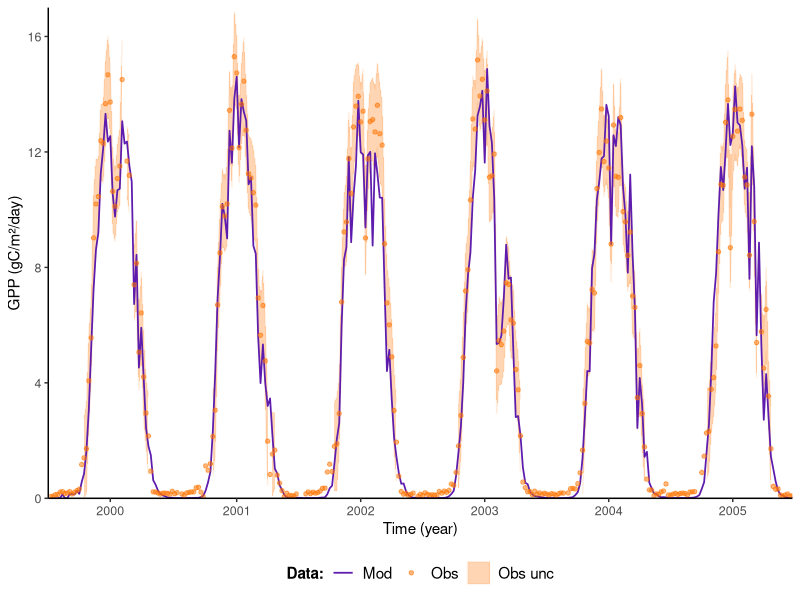
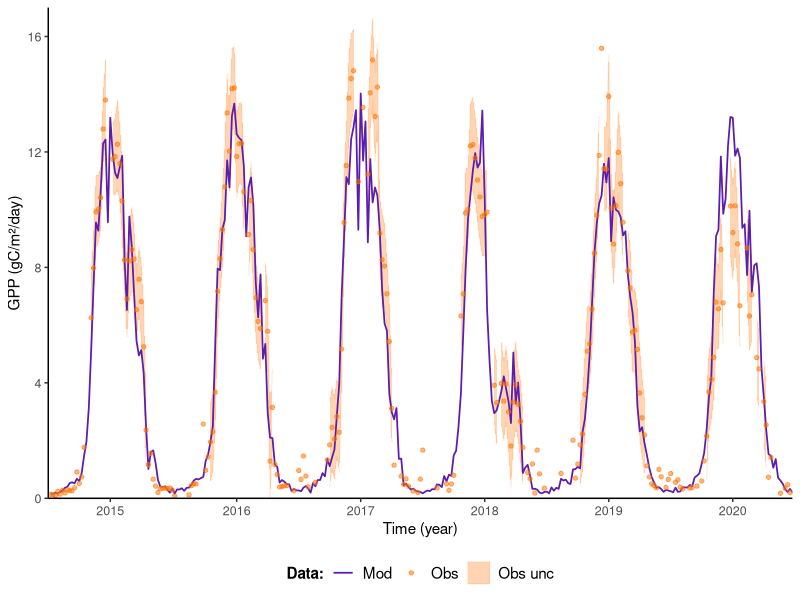
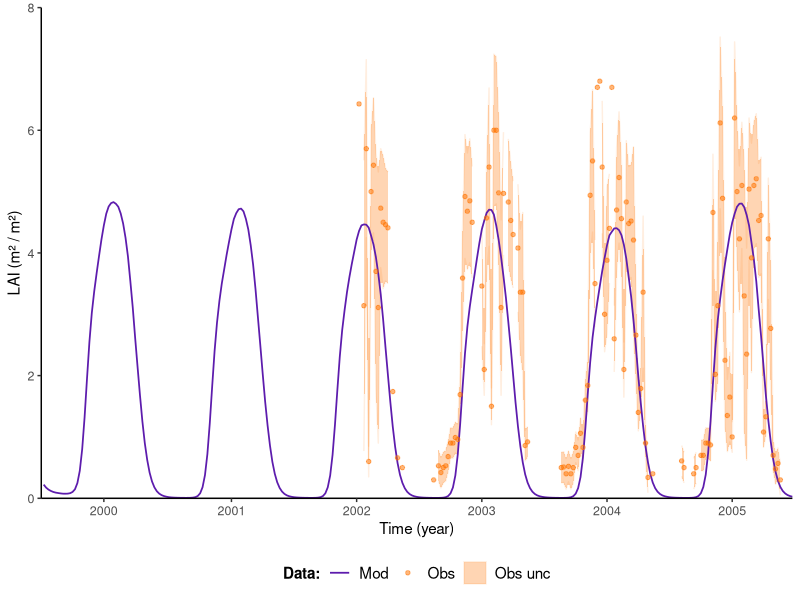
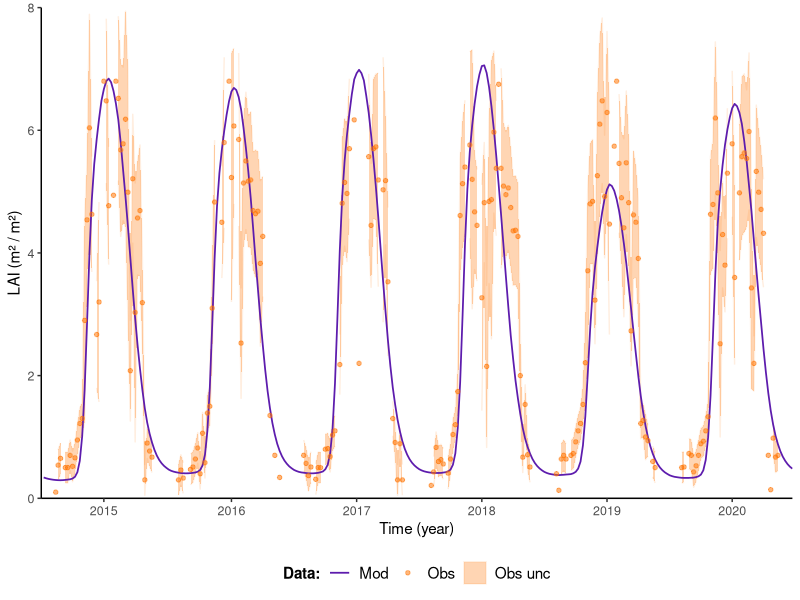
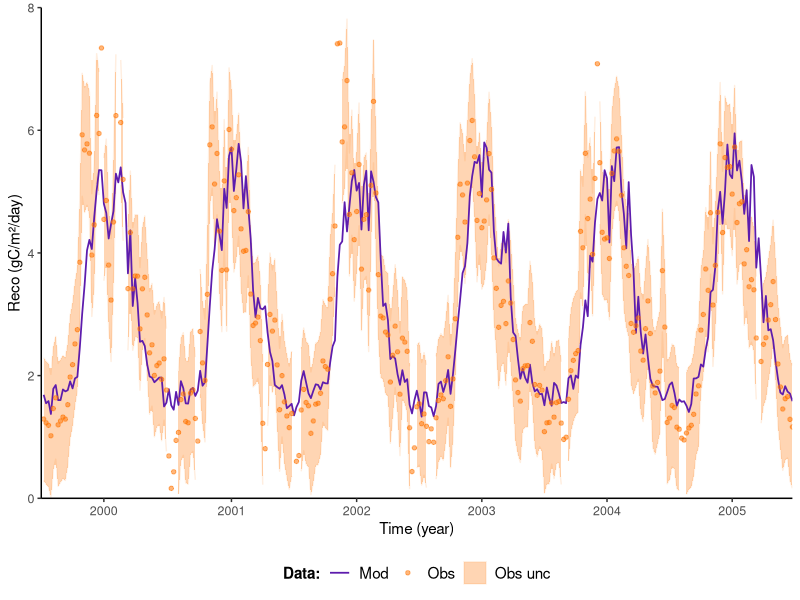
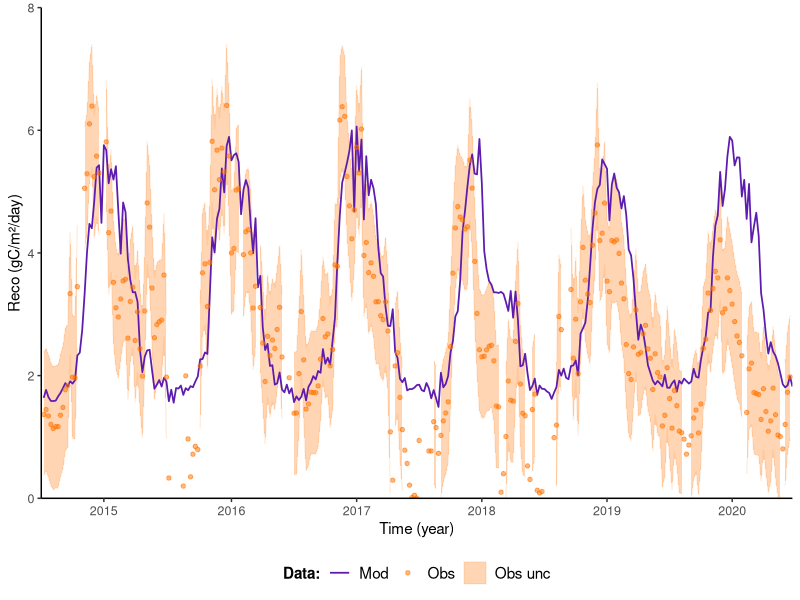
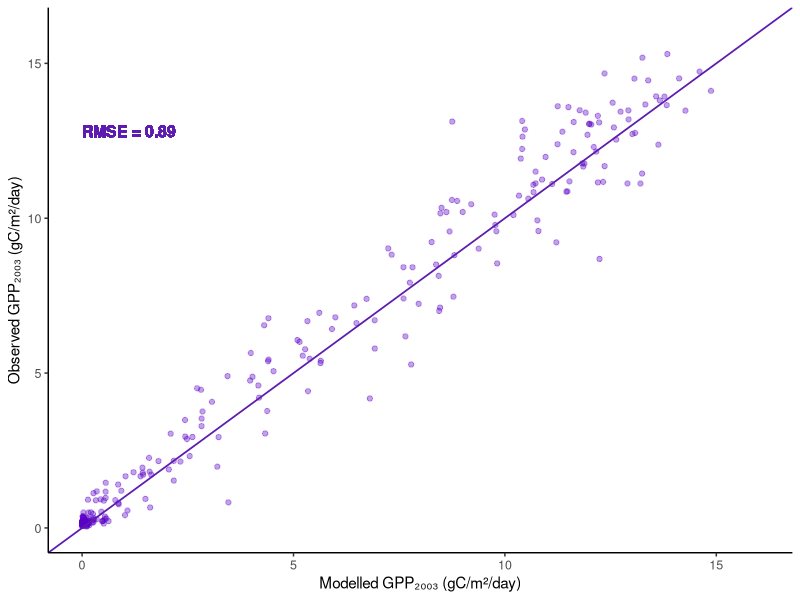
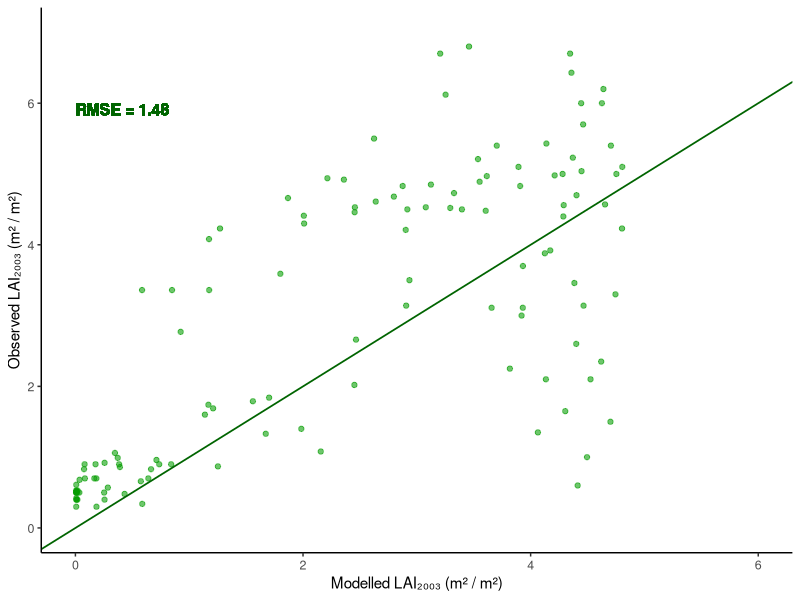

Write the R code that produced these figures, in order. (Note: this script raises an error after producing the figures.)
#### Final code using wrangled datasheets 
#### for data analysis and visualisation

### Libraries
library(dplyr)
library(tidyr)
library(ggplot2) 
library(gridExtra)

### Load datafiles

data2000 <- read.csv("Data/data2000-2005.csv", header = TRUE)
data2015 <- read.csv("Data/data2015-2020.csv", header = TRUE)

# RQ1: Modelling ecosystem productivity response to 2 major drought events ####
# a) plotting timeseries of modelled and obs GPP over time (5 years) 
# ALSO need to include my calculations of annual GPP here!

gppdrought2003 <- ggplot(data2000, aes(x = day)) +
  geom_ribbon(aes(ymin = obs_gpp - obs_gpp_unc, ymax = obs_gpp + obs_gpp_unc, colour = "Obs unc"), fill = "#FF730085", alpha = 0.3) +
  geom_ribbon(aes(ymin = mod_gpp - mod_gpp_unc95, ymax = mod_gpp + mod_gpp_unc95 ), fill = "#5D1CAD", alpha = 0.3) +
  geom_line(aes(y = mod_gpp, colour = "Mod"), linewidth = 0.6) +
  geom_point(aes(y = obs_gpp, colour = "Obs"), size = 1.2) +
  labs(x = "Time (year)", y = "GPP (gC/m²/day)", colour = "Data:") +
  scale_color_manual(values = c("Mod" = "#5D1CAD", "Obs" = "#FF730085", "Obs unc" ="#FF73001F")) +
  theme(legend.position = "bottom", panel.background = element_blank(), axis.line = element_line(colour = "black"), 
        plot.title = element_text(size=12, hjust=0.5),
        axis.title = element_text(size=11),
        axis.text = element_text(size=9),
        legend.title = element_text(size = 11, face = "bold"),
        legend.text = element_text(size = 11)) +
  scale_x_continuous(breaks = c(182, 553, 917, 1281, 1645, 2009), 
                     labels = c("2000", "2001", "2002", "2003", "2004", "2005"),
                     expand = c(0, 0),
                     limits = c(0,2184)) +
  scale_y_continuous(expand = c(0, 0),
                     limits = c(0,17))

gppdrought2018 <- ggplot(data2015, aes(x = day)) +
  geom_ribbon(aes(ymin = obs_gpp - obs_gpp_unc, ymax = obs_gpp + obs_gpp_unc, colour = "Obs unc"), fill = "#FF730085", alpha = 0.3) +
  geom_ribbon(aes(ymin = mod_gpp - mod_gpp_unc95, ymax = mod_gpp + mod_gpp_unc95 ), fill = "#5D1CAD", alpha = 0.3) +
  geom_line(aes(y = mod_gpp, colour = "Mod"), linewidth = 0.6) +
  geom_point(aes(y = obs_gpp, colour = "Obs"), size = 1.2) +
  labs(x = "Time (year)", y = "GPP (gC/m²/day)", colour = "Data:") +
  scale_color_manual(values = c("Mod" = "#5D1CAD", "Obs" = "#FF730085", "Obs unc" ="#FF73001F")) +
  theme(legend.position = "bottom", panel.background = element_blank(), axis.line = element_line(colour = "black"), 
        plot.title = element_text(size=12, hjust=0.5),
        axis.title = element_text(size=11),
        axis.text = element_text(size=9),
        legend.title = element_text(size = 11, face = "bold"),
        legend.text = element_text(size = 11)) +
  scale_x_continuous(breaks = c(182, 553, 917, 1281, 1645, 2009), 
                     labels = c("2015", "2016", "2017", "2018", "2019", "2020"),
                     expand = c(0, 0),
                     limits = c(0,2184)) +
  scale_y_continuous(expand = c(0, 0),
                     limits = c(0,17))

laidrought2003 <- ggplot(data2000, aes(x = day)) +
  geom_ribbon(aes(ymin = obs_lai - obs_lai_unc, ymax = obs_lai + obs_lai_unc, colour = "Obs unc"), fill = "#FF730085", alpha = 0.3) +
  geom_ribbon(aes(ymin = mod_lai - mod_lai_unc95, ymax = mod_lai + mod_lai_unc95 ), fill = "#5D1CAD", alpha = 0.3) +
  geom_line(aes(y = mod_lai, colour = "Mod"), size = 0.6) +
  geom_point(aes(y = obs_lai, colour = "Obs"), size = 1.2) +
  labs(x = "Time (year)", y = "LAI (m² / m²)", colour = "Data:") +
  scale_color_manual(values = c("Mod" = "#5D1CAD", "Obs" = "#FF730085", "Obs unc" ="#FF73001F")) +
  theme(legend.position = "bottom", panel.background = element_blank(), axis.line = element_line(colour = "black"), 
        plot.title = element_text(size=12, hjust=0.5),
        axis.title = element_text(size=11),
        axis.text = element_text(size=9),
        legend.title = element_text(size = 11, face = "bold"),
        legend.text = element_text(size = 11)) +
  scale_x_continuous(breaks = c(182, 553, 917, 1281, 1645, 2009), 
                     labels = c("2000", "2001", "2002", "2003", "2004", "2005"),
                     expand = c(0, 0),
                     limits = c(0,2184)) +
  scale_y_continuous(expand = c(0, 0),
                     limits = c(0,8))

laidrought2018 <- ggplot(data2015, aes(x = day)) +
  geom_ribbon(aes(ymin = obs_lai - obs_lai_unc, ymax = obs_lai + obs_lai_unc, colour = "Obs unc"), fill = "#FF730085", alpha = 0.3) +
  geom_ribbon(aes(ymin = mod_lai - mod_lai_unc95, ymax = mod_lai + mod_lai_unc95 ), fill = "#5D1CAD", alpha = 0.3) +
  geom_line(aes(y = mod_lai, colour = "Mod"), size = 0.6) +
  geom_point(aes(y = obs_lai, colour = "Obs"), size = 1.2) +
  labs(x = "Time (year)", y = "LAI (m² / m²)", colour = "Data:") +
  scale_color_manual(values = c("Mod" = "#5D1CAD", "Obs" = "#FF730085", "Obs unc" ="#FF73001F")) +
  theme(legend.position = "bottom", panel.background = element_blank(), axis.line = element_line(colour = "black"), 
        plot.title = element_text(size=12, hjust=0.5),
        axis.title = element_text(size=11),
        axis.text = element_text(size=9),
        legend.title = element_text(size = 11, face = "bold"),
        legend.text = element_text(size = 11)) +
  scale_x_continuous(breaks = c(182, 553, 917, 1281, 1645, 2009), 
                     labels = c("2015", "2016", "2017", "2018", "2019", "2020"),
                     expand = c(0, 0),
                     limits = c(0,2184)) +
  scale_y_continuous(expand = c(0, 0),
                     limits = c(0,8))

recodrought2003 <- ggplot(data2000, aes(x = day)) +
  geom_ribbon(aes(ymin = obs_reco - obs_reco_unc, ymax = obs_reco + obs_reco_unc, colour = "Obs unc"), fill = "#FF730085", alpha = 0.3) +
  geom_ribbon(aes(ymin = mod_reco - mod_reco_unc95, ymax = mod_reco + mod_reco_unc95 ), fill = "#5D1CAD", alpha = 0.3) +
  geom_line(aes(y = mod_reco, colour = "Mod"), size = 0.6) +
  geom_point(aes(y = obs_reco, colour = "Obs"), size = 1.2) +
  labs(x = "Time (year)", y = "Reco (gC/m²/day)", colour = "Data:") +
  scale_color_manual(values = c("Mod" = "#5D1CAD", "Obs" = "#FF730085", "Obs unc" ="#FF73001F")) +
  theme(legend.position = "bottom", panel.background = element_blank(), axis.line = element_line(colour = "black"), 
        plot.title = element_text(size=12, hjust=0.5),
        axis.title = element_text(size=11),
        axis.text = element_text(size=9),
        legend.title = element_text(size = 11, face = "bold"),
        legend.text = element_text(size = 11)) +
  scale_x_continuous(breaks = c(182, 553, 917, 1281, 1645, 2009), 
                     labels = c("2000", "2001", "2002", "2003", "2004", "2005"),
                     expand = c(0, 0),
                     limits = c(0,2184)) +
  scale_y_continuous(expand = c(0, 0),
                     limits = c(0,8))

recodrought2018 <- ggplot(data2015, aes(x = day)) +
  geom_ribbon(aes(ymin = obs_reco - obs_reco_unc, ymax = obs_reco + obs_reco_unc, colour = "Obs unc"), fill = "#FF730085", alpha = 0.3) +
  geom_ribbon(aes(ymin = mod_reco - mod_reco_unc95, ymax = mod_reco + mod_reco_unc95 ), fill = "#5D1CAD", alpha = 0.3) +
  geom_line(aes(y = mod_reco, colour = "Mod"), size = 0.6) +
  geom_point(aes(y = obs_reco, colour = "Obs"), size = 1.2) +
  labs(x = "Time (year)", y = "Reco (gC/m²/day)", colour = "Data:") +
  scale_color_manual(values = c("Mod" = "#5D1CAD", "Obs" = "#FF730085", "Obs unc" ="#FF73001F")) +
  theme(legend.position = "bottom", panel.background = element_blank(), axis.line = element_line(colour = "black"), 
        plot.title = element_text(size=12, hjust=0.5),
        axis.title = element_text(size=11),
        axis.text = element_text(size=9),
        legend.title = element_text(size = 11, face = "bold"),
        legend.text = element_text(size = 11)) +
  scale_x_continuous(breaks = c(182, 553, 917, 1281, 1645, 2009), 
                     labels = c("2015", "2016", "2017", "2018", "2019", "2020"),
                     expand = c(0, 0),
                     limits = c(0,2184)) +
  scale_y_continuous(expand = c(0, 0),
                     limits = c(0,8))

plot(gppdrought2003)
plot(gppdrought2018)
plot(laidrought2003)
plot(laidrought2018)
plot(recodrought2003)
plot(recodrought2018)

ggsave("gpp2000_timeseries.png", path = "Plots", plot = gppdrought2003, width = 7, height = 5, dpi = 500)
ggsave("gpp2015_timeseries.png", path = "Plots", plot = gppdrought2018, width = 7, height = 5, dpi = 500)
ggsave("lai2000_timeseries.png", path = "Plots", plot = laidrought2003, width = 7, height = 5, dpi = 500)
ggsave("lai2015_timeseries.png", path = "Plots", plot = laidrought2018, width = 7, height = 5, dpi = 500)
ggsave("reco2000_timeseries.png", path = "Plots", plot = recodrought2003, width = 7, height = 5, dpi = 500)
ggsave("reco2015_timeseries.png", path = "Plots", plot = recodrought2018, width = 7, height = 5, dpi = 500)

# b) RMSE // R squared calculations and plotting correlation! -> appendix?

gppcorrelation2000 <- cor(data2000$mod_gpp, data2000$obs_gpp, use = "complete.obs")
obs_gpp2000 <- data2000$obs_gpp[!is.na(data2000$obs_gpp)]

# Square the correlation coefficient to get R^2
gppr_squared2000 <- gppcorrelation2000^2

gpprmse2000 <- sqrt(mean((data2000$obs_gpp - data2000$mod_gpp)^2, na.rm = TRUE))
lairmse2000 <- sqrt(mean((data2000$obs_lai - data2000$mod_lai)^2, na.rm = TRUE))
recormse2000 <- sqrt(mean((data2000$obs_reco - data2000$mod_reco)^2, na.rm = TRUE))

gpprelative_rmse2000 <- gpprmse2000 / (max(obs_gpp2000) - min(obs_gpp2000))

# Print the values
print(paste("R^2 value:", round(gppr_squared2000, 3)))
print(gpprmse2000)
print(gpprelative_rmse2000)

# Plot the relationships
gppcorrelation2000 <- ggplot(data2000, aes(x = mod_gpp, y = obs_gpp)) +
  geom_point(colour = "#5A00C75E") +
  labs(x = "Modelled GPP₂₀₀₃ (gC/m²/day)", y = "Observed GPP₂₀₀₃ (gC/m²/day)") +
  geom_abline(intercept = 0, slope = 1, color = "#5D1CAD", size = 0.6) +
  # geom_abline(intercept = 0, slope = max(data2000$obs_gpp, na.rm = TRUE) / max(data2000$mod_gpp, na.rm = TRUE), linetype = "dashed", color = "black") +
  geom_text(aes(x = 0, 
                y = 13), 
            label = paste("RMSE =", round(gpprmse2000, 2)), 
            hjust = 0, vjust = 1,
            size = 4, 
            fontface = "bold", 
            colour = "#5D1CAD") +
  theme(legend.position = "bottom", panel.background = element_blank(), axis.line = element_line(colour = "black"), 
        axis.title = element_text(size=11),
        axis.text = element_text(size=9)) +
  scale_x_continuous(limits = c(0,16)) +
  scale_y_continuous(limits = c(0,16))

plot(gppcorrelation2000)

laicorrelation2000 <- ggplot(data2000, aes(x = mod_lai, y = obs_lai)) +
  geom_point(colour = "#059C0093") +
  labs(x = "Modelled LAI₂₀₀₃ (m² / m²)", y = "Observed LAI₂₀₀₃ (m² / m²)") +
  geom_abline(intercept = 0, slope = 1, color = "darkgreen", size = 0.6) +
  # geom_abline(intercept = 0, slope = max(data2000$obs_lai, na.rm = TRUE) / max(data2000$mod_lai, na.rm = TRUE), linetype = "dashed", color = "black") +
  geom_text(aes(x = 0, 
                y = 6), 
            label = paste("RMSE =", round(lairmse2000, 2)), 
            hjust = 0, vjust = 1,
            size = 4, 
            fontface = "bold", 
            colour = "darkgreen") +
  theme(legend.position = "bottom", panel.background = element_blank(), axis.line = element_line(colour = "black"), 
        axis.title = element_text(size=11),
        axis.text = element_text(size=9)) +
  scale_x_continuous(limits = c(0,6)) +
  scale_y_continuous(limits = c(0,7))

plot(laicorrelation2000)

recocorrelation2000 <- ggplot(data2000, aes(x = mod_reco, y = obs_reco)) +
  geom_point(colour = "#eb1d129b") +
  labs(x = "Modelled Reco₂₀₀₃ (gC/m²/day)", y = "Observed Reco₂₀₀₃ (gC/m²/day)") +
  geom_abline(intercept = 0, slope = 1, color = "#ba0d04e5", size = 0.6) +
  # geom_abline(intercept = 0, slope = max(data2000$obs_reco, na.rm = TRUE) / max(data2000$mod_reco, na.rm = TRUE), linetype = "dashed", color = "black") +
  geom_text(aes(x = 0, 
                y = 6.5), 
            label = paste("RMSE =", round(recormse2000, 2)), 
            hjust = 0, vjust = 1,
            size = 4, 
            fontface = "bold", 
            colour = "#ba0d04e5") +
  theme(legend.position = "bottom", panel.background = element_blank(), axis.line = element_line(colour = "black"), 
        axis.title = element_text(size=11),
        axis.text = element_text(size=9)) +
  scale_x_continuous(limits = c(0,6)) +
  scale_y_continuous(limits = c(0,8))

plot(recocorrelation2000)


## Same for 2015-2020
# Linear model (R squared; correlation test)
obs_gpp2015 <- data2015$obs_gpp[!is.na(data2015$obs_gpp)]
# Calculate correlation coefficient
gppcorrelation2015 <- cor(data2015$mod_gpp, data2015$obs_gpp, use = "complete.obs")
# Square the correlation coefficient to get R^2
gppr_squared2015 <- gppcorrelation2015^2

gpprmse2015 <- sqrt(mean((data2015$obs_gpp - data2015$mod_gpp)^2, na.rm = TRUE))
lairmse2015 <- sqrt(mean((data2015$obs_lai - data2015$mod_lai)^2, na.rm = TRUE))
recormse2015 <- sqrt(mean((data2015$obs_reco - data2015$mod_reco)^2, na.rm = TRUE))

gpprelative_rmse2015 <- 1.338 / (max(obs_gpp2015) - min(obs_gpp2015))

# Print the values
print(paste("R^2 value:", round(gppr_squared2015, 3)))
print(gpprmse2015)
print(gpprelative_rmse2015)

# Plot the relationships
gppcorrelation2015 <- ggplot(data2015, aes(x = mod_gpp, y = obs_gpp)) +
  geom_point(colour = "#5A00C75E") +
  labs(x = "Modelled GPP₂₀₁₈ (gC/m²/day)", y = "2015-2020 Observed GPP (gC/m²/day)") +
  geom_abline(intercept = 0, slope = 1, color = "#5D1CAD", size = 0.6) +
  # geom_abline(intercept = 0, slope = max(data2015$obs_gpp, na.rm = TRUE) / max(data2015$mod_gpp, na.rm = TRUE), linetype = "dashed", color = "black") +
  geom_text(aes(x = 0, 
                y = 13), 
            label = paste("RMSE =", round(gpprmse2015, 2)), 
            hjust = 0, vjust = 1,
            size = 4, 
            fontface = "bold", 
            colour = "#5D1CAD") +
  theme(legend.position = "bottom", panel.background = element_blank(), axis.line = element_line(colour = "black"), 
        axis.title = element_text(size=11),
        axis.text = element_text(size=9)) +
  scale_x_continuous(limits = c(0,16)) +
  scale_y_continuous(limits = c(0,16))

plot(gppcorrelation2015)

laicorrelation2015 <- ggplot(data2015, aes(x = mod_lai, y = obs_lai)) +
  geom_point(colour = "#059C0093") +
  labs(x = "Modelled LAI (m² / m²)", y = "Observed LAI (m² / m²)") +
  geom_abline(intercept = 0, slope = 1, color = "darkgreen", size = 0.6) +
  # geom_abline(intercept = 0, slope = max(data2015$obs_lai, na.rm = TRUE) / max(data2015$mod_lai, na.rm = TRUE), linetype = "dashed", color = "black") +
  geom_text(aes(x = 0, 
                y = 6), 
            label = paste("RMSE =", round(lairmse2015, 2)), 
            hjust = 0, vjust = 1,
            size = 4, 
            fontface = "bold", 
            colour = "darkgreen") +
  theme(legend.position = "bottom", panel.background = element_blank(), axis.line = element_line(colour = "black"), 
        axis.title = element_text(size=11),
        axis.text = element_text(size=9))+
  scale_x_continuous(limits = c(0,6)) +
  scale_y_continuous(limits = c(0,7))

plot(laicorrelation2015)

recocorrelation2015 <- ggplot(data2015, aes(x = mod_reco, y = obs_reco)) +
  geom_point(colour = "#eb1d129b") +
  labs(x = "Modelled Reco (gC/m²/day)", y = "Observed Reco (gC/m²/day)") +
  geom_abline(intercept = 0, slope = 1, color = "#ba0d04e5", size = 0.6) +
  # geom_abline(intercept = 0, slope = max(data2015$obs_reco, na.rm = TRUE) / max(data2015$mod_reco, na.rm = TRUE), linetype = "dashed", color = "black") +
  geom_text(aes(x = 0, 
                y = 6.5), 
            label = paste("RMSE =", round(recormse2015, 2)), 
            hjust = 0, vjust = 1,
            size = 4, 
            fontface = "bold", 
            colour = "#ba0d04e5") +
  theme(legend.position = "bottom", panel.background = element_blank(), axis.line = element_line(colour = "black"), 
        axis.title = element_text(size=11),
        axis.text = element_text(size=9)) +
  scale_x_continuous(limits = c(0,6)) +
  scale_y_continuous(limits = c(0,8))

plot(recocorrelation2015)

# combine the correlation plots
combined_cor_plots <- grid.arrange(
  gppcorrelation2000, recocorrelation2000, laicorrelation2000, 
  gppcorrelation2015, recocorrelation2015, laicorrelation2015, 
  nrow = 2, 
  layout_matrix = rbind(c(1,2,3), c(4,5,6)), 
  heights = c(1,1))


ggsave("correlation_plots.png", path = "Plots", plot = combined_cor_plots, width = 10, height = 7, dpi = 500)
ggsave("gpp2015_correlation.png", path = "Plots", plot = correlation2015, width = 5, height = 5, dpi = 500)

# Statistical test to assess whether gpp is significantly different by year:

lm_annualgpp2000 <- lm(mod_gpp ~ mod_lai, data = data2000)
lm_annualgpp2015 <- lm(mod_gpp ~ obs_gpp, data = data2015)
lm_annualgppboth <- lm(mod_gpp ~ year, data = combinedyears)

summary(lm_annualgpp2015)


### RQ2: Drivers vs response variables ####
# should i maybe include more drivers, such as VPD; also respiration??
